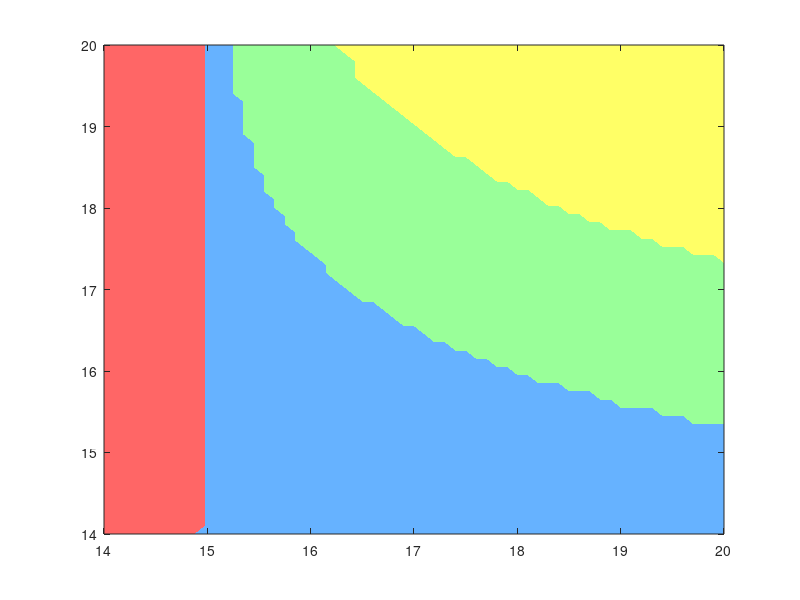

MATLAB code to generate this figure: (Note: this script raises an error after producing the figure.)
clc 
close all
clear all
tic;

load('R_Toptvariation_T17_withoutadaptation.mat');
load('R_Toptvariation_T17_withadaptprey.mat');
load('R_Toptvariation_T17_withadaptation.mat');



Topt_x_0_end=20;
Topt_y_0_end=20;

Topt_x_0=14:0.1:Topt_x_0_end;
Topt_y_0=14:0.1:Topt_y_0_end;

m1=length(Topt_x_0);
m2=length(Topt_y_0);


color_map_pastel = [255, 102, 102;   % Rojo para 0
                    102, 178, 255;   % Azul para 1
                    153, 255, 153;   % Verde para 2
                    255, 255, 102];  % Amarillo para 3

color_map_pastel = color_map_pastel / 255; % Normalizar los valores a [0, 1]




color_map_pastel2 = [102, 178, 255;   % Azul para 1
                    153, 255, 153;   % Verde para 2
                    255, 255, 102];  % Amarillo para 3

color_map_pastel2 = color_map_pastel2 / 255; % Normalizar los valores a [0, 1]


figure (1)   
[X, Y] = meshgrid(Topt_x_0, Topt_y_0);
contourf(X, Y, R1', 2000, 'LineStyle', 'none');
colormap(color_map_pastel);
ax = gca;
ax.FontSize = 20;
xlim([14, Topt_x_0_end]);
ylim([14, Topt_x_0_end]);
axis square;
xticks([14, 16, 18, 20]);
yticks([14, 16, 18, 20]);
set(gca, 'TickLabelInterpreter', 'latex', 'Fontsize', 20);


figure (2)

[X, Y] = meshgrid(Topt_x_0, Topt_y_0);
contourf(X, Y, R2', 2000, 'LineStyle', 'none');
colormap(color_map_pastel2);
ax = gca;
ax.FontSize = 20;
xlim([14, Topt_x_0_end]);
ylim([14, Topt_x_0_end]);
axis square;
xticks([14, 16, 18, 20]);
yticks([14, 16, 18, 20]);
set(gca, 'TickLabelInterpreter', 'latex', 'Fontsize', 20);


figure (3)

[X, Y] = meshgrid(Topt_x_0, Topt_y_0);
contourf(X, Y, R3', 2000, 'LineStyle', 'none');
colormap(color_map_pastel2);
ax = gca;
ax.FontSize = 20;
xlim([14, Topt_x_0_end]);
ylim([14, Topt_x_0_end]);
axis square;
xticks([14, 16, 18, 20]);
yticks([14, 16, 18, 20]);
set(gca, 'TickLabelInterpreter', 'latex', 'Fontsize', 20);
